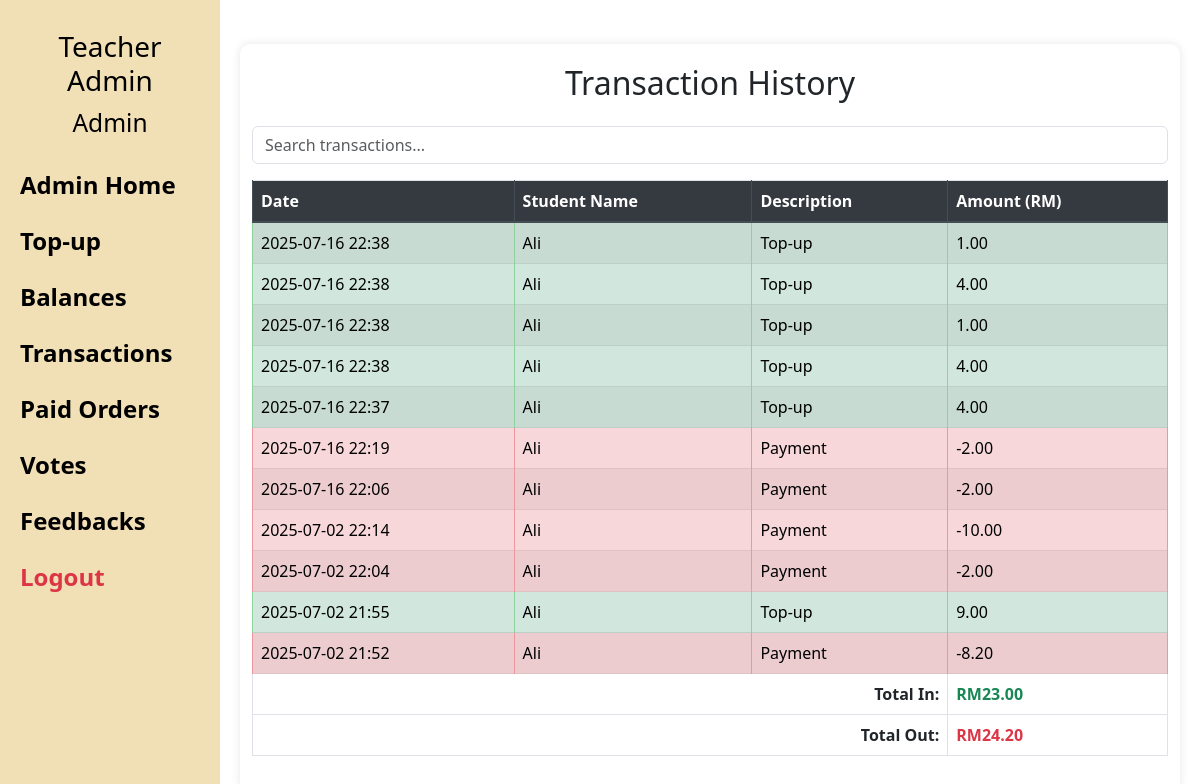
Before: /transactions (signed in) with the older database file.
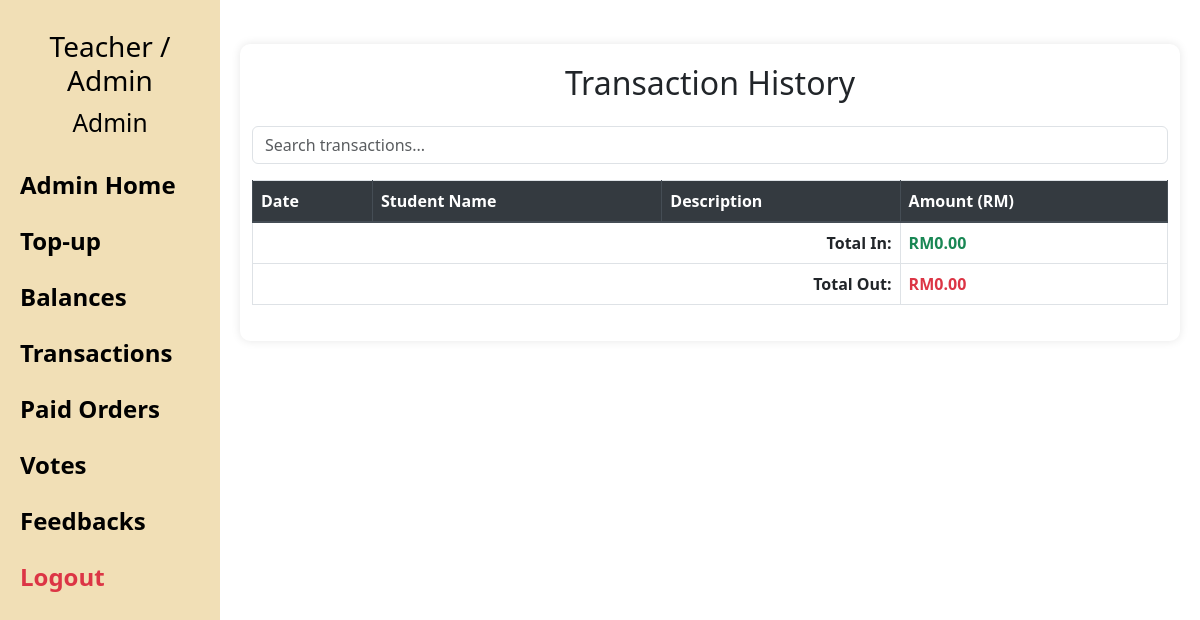
After: the same page with the newer database file.
### models.py (models this page shows)
class StudentInfo(db.Model, UserMixin):
    __tablename__ = 'student_info'
    id = db.Column(db.Integer, primary_key=True)
    name = db.Column(db.String(100))
    ic_last4 = db.Column(db.String(4), unique=True)
    pin = db.Column(db.String(4), nullable=False)  # PIN for login
    password = db.Column(db.String(10),)  # Password for admin login
    role = db.Column(db.String(10), default='student')  # 'admin' or 'student'
    balance = db.Column(db.Integer, default=0)
    frozen = db.Column(db.Boolean, default=False)

### transactions.py (models this page shows, shortened)
class Transaction(db.Model):
    __tablename__ = 'transaction'
    id = db.Column(db.Integer, primary_key=True)
    student_id = db.Column(db.Integer, db.ForeignKey('student_info.id'), nullable=False)
    description = db.Column(db.String(100), nullable=False)  # e.g. "Top-up", "Food order"
    amount = db.Column(Numeric(10, 2), nullable=False)
    timestamp = db.Column(db.DateTime, default=lambda: datetime.now(timezone(timedelta(hours=8))))
    student = db.relationship('StudentInfo', backref='transactions')  # Optional but useful

### app.py (the view)
@app.route('/transactions')
@login_required
def transactions():
    if current_user.role != 'admin':
        return redirect(url_for('home'))
    logs = Transaction.query.order_by(Transaction.timestamp.desc()).all()
    total_in = sum(t.amount for t in logs if t.amount > 0)
    total_out = sum(abs(t.amount) for t in logs if t.amount < 0)
    return render_template('transactions.html', logs=logs, total_in=total_in, total_out=total_out)

### app.py (called while the page is built)
@app.before_request
def make_session_non_permanent():
    session.permanent = False

@login_manager.user_loader
def load_user(user_id):
    return StudentInfo.query.get(int(user_id))

@app.context_processor
def inject_user():
    return {'user': current_user}

### templates/transactions.html (shortened to what this page needs)
{% extends "base.html" %}
{% block content %}
<div class="container mt-4">
  <h2 class="mb-4">Transaction History</h2>
  <input type="text" id="search" placeholder="Search transactions..." class="form-control mb-3">
  <table class="table table-bordered table-striped table-hover">
    <thead class="thead-dark">
        <tr>
          <th scope="col">Date</th>
          <th scope="col">Student Name</th>
          <th scope="col">Description</th>
          <th scope="col">Amount (RM)</th>
        </tr>
      </thead>
      <tbody>
        {% for txn in logs %}
        <tr class="{% if txn.amount < 0 %}table-danger{% elif txn.amount > 0 %}table-success{% endif %}">
          <td>{{ txn.timestamp.strftime('%Y-%m-%d %H:%M') }}</td>
          <td>{{ txn.student.name }}</td>
          <td>{{ txn.description }}</td>
          <td>{{ "%.2f"|format(txn.amount) }}</td>
        </tr>
        {% endfor %}
      </tbody>
      <tfoot>
    <tr>
      <th colspan="3" scope="row" class="text-end" id="total-in-label">Total In:</th>
      <th class="text-success" scope="col">RM{{ "%.2f"|format(total_in) }}</th>
    </tr>
    <tr>
      <th colspan="3" class="text-end" scope="row" id="total-out-label">Total Out:</th>
      <th class="text-danger" scope="col" id="total-out-value">RM{{ "%.2f"|format(total_out) }}</th>
    </tr>
  </tfoot>
  </table>
</div>
{% endblock %}

### templates/base.html (shortened to what this page needs)
<!DOCTYPE html>
<html lang="en" xml:lang="en">
<head>
  <link rel="stylesheet" href="/static/style.css" />
  <link rel="stylesheet" href="https://stackpath.bootstrapcdn.com/bootstrap/4.4.1/css/bootstrap.min.css"
 />
  <link rel="stylesheet" href="https://stackpath.bootstrapcdn.com/font-awesome/4.7.0/css/font-awesome.min.css"
 />
  <link rel="stylesheet" href="https://cdn.jsdelivr.net/npm/bootstrap@5.3.0/dist/css/bootstrap.min.css">
</head>
<body>
  {% if user.is_authenticated %}
    <div class="wrapper">
      <div class="sidenav" id="sidebar">
        <div class="user-info">
          {% if user.is_authenticated %}
            <h3>{{ user.name }}</h3>
            <h3><small>{{ user.role|capitalize }}</small></h3>
          {% endif %}
        </div>
        {% if user.is_authenticated %}
          {% if user.role == 'student' %}
              <br>
              <br>
              <a href="{{ url_for('student_dashboard') }}">Dashboard</a>
              <a href="{{ url_for('order') }}">Order</a>
              <a href="{{ url_for('payment') }}">Payment</a>
              <a href="{{ url_for('vote') }}">Vote</a>
              <a href="{{ url_for('feedback') }}">Feedback</a>
          {% elif user.role == 'admin' %}
              <a href="{{ url_for('admin_dashboard') }}">Admin Home</a>
              <a href="{{ url_for('topup') }}">Top-up</a>
              <a href="{{ url_for('student_balances') }}">Balances</a>
              <a href="{{ url_for('transactions') }}">Transactions</a>
              <a href="{{ url_for('paid_orders') }}">Paid Orders</a>
              <a href="{{ url_for('vote') }}">Votes</a>
              <a href="{{ url_for('feedback') }}">Feedbacks</a>
          {% endif %}
        <a href="{{ url_for('logout') }}" class="text-danger">Logout</a>
        {% endif %}
      </div>
    </div>
  {% endif %}
  <div class="main">
  {% block content %}{% endblock %}
</div>
</body>
</html>

### static/style.css (style rules this page uses)
.sidenav { width: 220px; background-color: #f1dfb6; color: black; padding-top: 20px; position: sticky; top: 0; height: 100vh; overflow-y: auto; flex-shrink: 0; transition: transform 0.3s ease-in-out; z-index: 1000; }
.sidenav a { padding: 10px 20px; display: block; color: black; text-decoration: none; font-size: 24px; font-weight: bold; }
.wrapper { display: flex; width: auto; }
.main { flex-grow: 1; padding: 20px; }
.sidenav .user-info { padding: 10px 20px; font-weight: bold; text-align: center; }
body { font-family: Arial, sans-serif; background-color: #f5f5f5; display: flex; min-height: 100vh; margin: 0; padding: 0; }
.container { padding: 20px; max-width: 90vw; margin: auto; background: white; border-radius: 10px; box-shadow: 0 0 10px rgba(0,0,0,0.1); touch-action: manipulation; }
h2, h3 { color: #333; text-align: center; font-size: 1.8em; }
input, textarea, select { width: 100%; padding: 12px; font-size: 1.1em; margin-bottom: 15px; border-radius: 8px; border: 1px solid #ccc; box-sizing: border-box; }

Changed rows visible on the page:
removed Transaction: timestamp "2025-07-16 22:38", student.name "Ali", description "Top-up", amount "1.00"
removed Transaction: timestamp "2025-07-16 22:38", student.name "Ali", description "Top-up", amount "4.00"
removed Transaction: timestamp "2025-07-16 22:38", student.name "Ali", description "Top-up", amount "1.00"
removed Transaction: timestamp "2025-07-16 22:38", student.name "Ali", description "Top-up", amount "4.00"
removed Transaction: timestamp "2025-07-16 22:37", student.name "Ali", description "Top-up", amount "4.00"
removed Transaction: timestamp "2025-07-16 22:19", student.name "Ali", description "Payment", amount "-2.00"
removed Transaction: timestamp "2025-07-16 22:06", student.name "Ali", description "Payment", amount "-2.00"
removed Transaction: timestamp "2025-07-02 22:14", student.name "Ali", description "Payment", amount "-10.00"
removed Transaction: timestamp "2025-07-02 22:04", student.name "Ali", description "Payment", amount "-2.00"
removed Transaction: timestamp "2025-07-02 21:55", student.name "Ali", description "Top-up", amount "9.00"
removed Transaction: timestamp "2025-07-02 21:52", student.name "Ali", description "Payment", amount "-8.20"
changed StudentInfo "Admin": name "Teacher Admin" → "Teacher / Admin"
Other visible differences:
{{ "%.2f"|format(total_in) }}: "23.00" → "0.00"
{{ "%.2f"|format(total_out) }}: "24.20" → "0.00"
